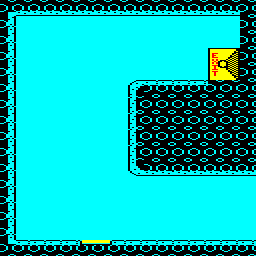

The image is a tile-based game level rendered from a .tmx file. Its description and complete source (layers, tilesets, objects, tile grids) follow:
An orthogonal 16x16 tile map with 16x16 px tiles, 1 tile layer (Tile Layer 1) and 4 objects (exit, pad, start, edge_exit).

<map version="1.8" tiledversion="1.8.2" orientation="orthogonal" renderorder="right-down" width="16" height="16" tilewidth="16" tileheight="16" infinite="0" backgroundcolor="#00ffff" nextlayerid="4" nextobjectid="12">
 <tileset firstgid="1" source="../../tiled/porthole.tsx" />
 <layer id="1" name="Tile Layer 1" width="16" height="16">
  <data encoding="csv">
44,35,35,35,35,35,35,35,35,35,35,35,35,35,35,54,
34,1,1,1,1,1,1,1,1,1,1,1,1,1,1,54,
34,0,0,0,0,0,0,1,1,1,1,1,1,1,1,54,
34,0,0,0,0,0,0,0,0,0,0,0,1,4,5,54,
34,0,0,0,0,0,0,0,1,1,1,1,1,6,7,54,
34,1,0,0,0,0,0,0,38,33,33,33,33,54,54,54,
34,1,1,0,0,0,0,1,36,54,54,54,54,54,54,54,
34,1,1,0,0,0,0,1,36,54,54,54,54,54,54,54,
34,0,1,0,0,0,0,1,36,54,54,54,54,54,54,54,
34,1,1,0,0,0,0,1,36,54,54,54,54,54,54,54,
34,1,0,0,0,0,0,1,39,35,35,35,35,35,35,35,
34,1,0,0,0,0,0,0,1,1,1,1,1,1,1,1,
34,1,1,0,0,0,0,0,1,1,1,1,1,1,1,1,
34,1,1,1,1,1,1,1,1,1,1,1,1,1,1,1,
34,1,1,1,1,1,1,1,1,1,1,1,1,1,1,1,
41,33,33,33,33,50,51,33,33,33,33,33,33,33,33,33
</data>
 </layer>
 <objectgroup id="2" name="objects">
  <object id="9" name="exit" type="exit" x="208" y="48">
   <properties>
    <property name="channel" value="0" />
    <property name="id" value="exit_00" />
   </properties>
   <point />
  </object>
  <object id="10" name="pad_00" type="pad" x="80" y="240" width="32" height="16">
   <properties>
    <property name="channel" value="0" />
    <property name="id" value="pad_00" />
   </properties>
  </object>
 </objectgroup>
 <objectgroup id="3" name="meta">
  <object id="5" name="start" type="start" x="32" y="208">
   <point />
  </object>
  <object id="11" name="edge_exit_00" type="edge_exit" x="240" y="176" width="16" height="64">
   <properties>
    <property name="id" value="edge_exit_00" />
    <property name="to" value="room01" />
   </properties>
  </object>
 </objectgroup>
</map>
